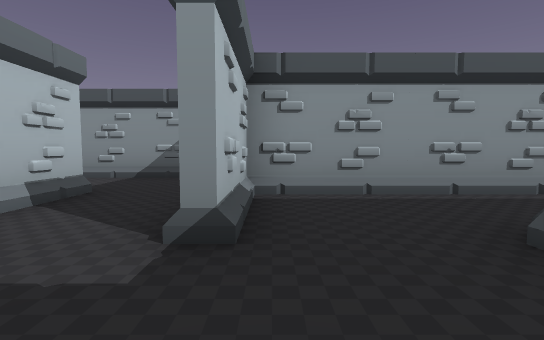
[1] (above)

15 first-person views from a walk through a 3-D level made in the Godot game engine. The camera is 1.3 m above the floor, tilts 4° down and sees 85° across. The floor is counted in squares, 2 m on a side. Each view is taken from the middle of a square. On the plan, view 1 faces up. The plan holds only what a view shows up to about 9 squares ahead; the rest is blank.

[2]
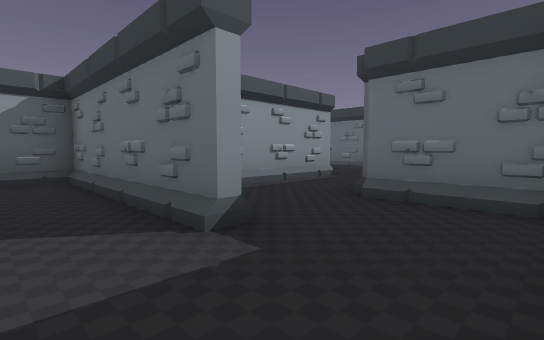

[3]
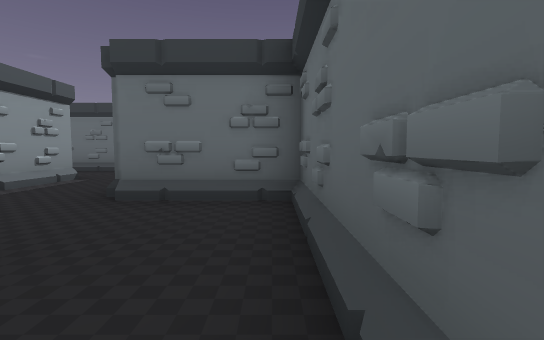

[4]
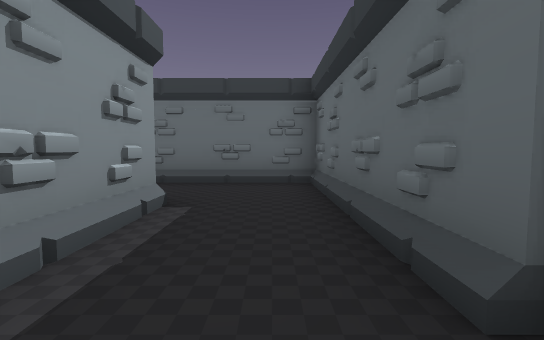

[5]
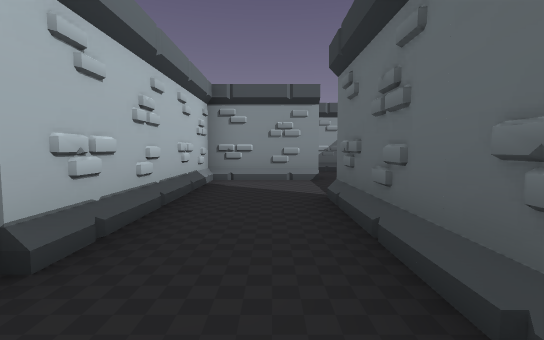

[6]
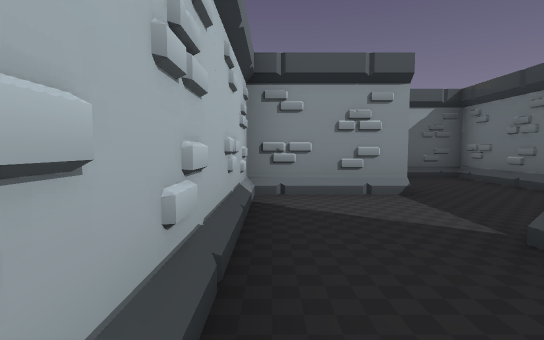

[7]
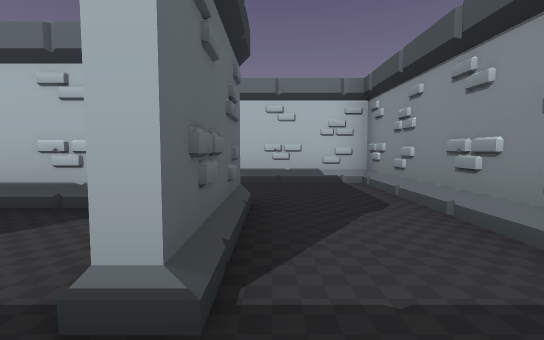

[8]
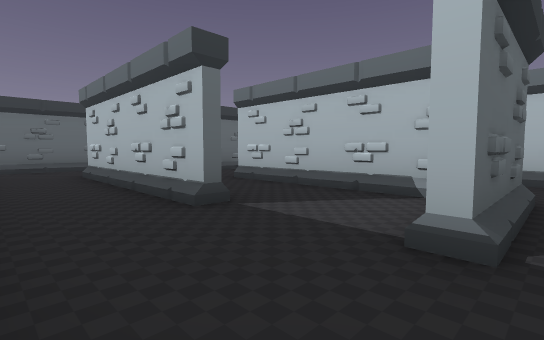

[9]
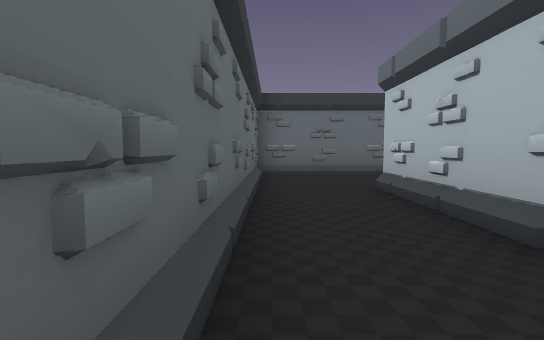

[10]
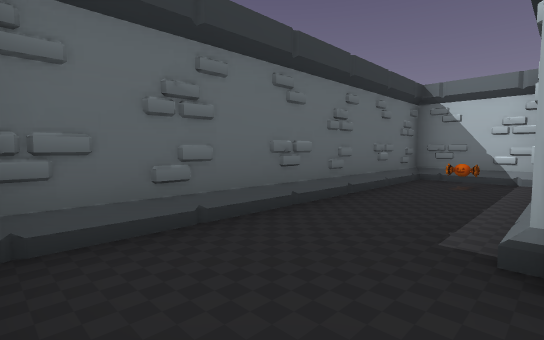

[11]
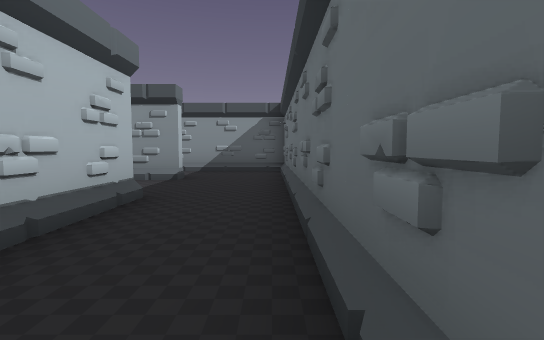

[12]
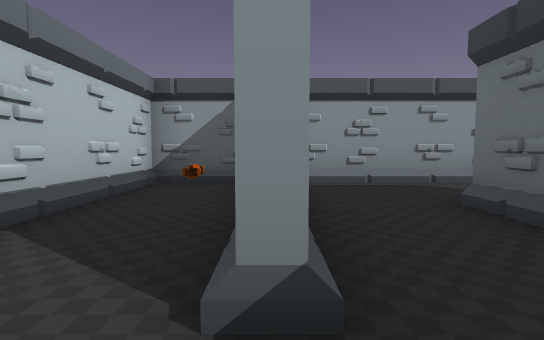

[13]
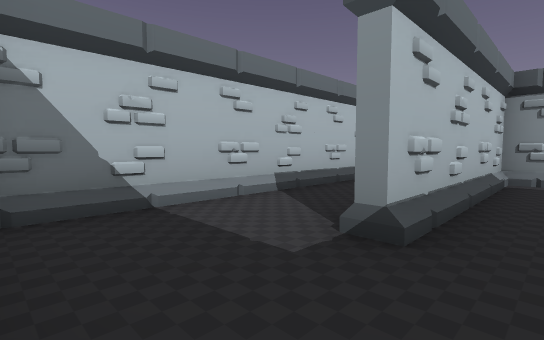

[14]
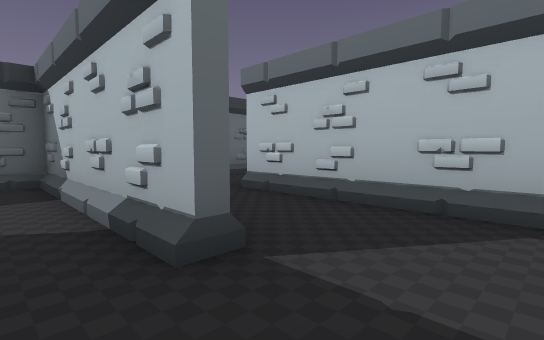

[15]
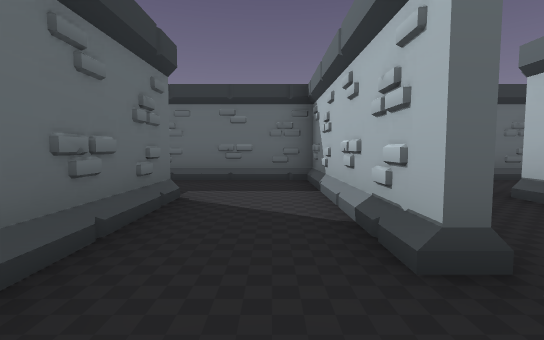

### Floor plan
Ten units are one square. View 1 is at (0, 0); x grows to the right and y downward. Boxes are objects, and circles mark ways between rooms. Rooms are numbered by the first view taken in them; rooms with no view inside come last. Other rooms are left out.
<svg viewBox="-35 -124 134 133">
<path fill="none" stroke="#000" d="M-5 4 19 4 19 -21M-4 -20 -6 -20 -6 -68 -25 -68M-29 -46 -29 4 -5 4M-6 -70 -18 -70M19 -21 69 -21 69 -70M71 -94 46 -94 46 -44 -4 -44 -4 -20M44 -85 44 -96 71 -96 71 -94M94 -85 94 -119 21 -119 21 -70M71 -71 71 -18M21 -16 21 4 94 4 94 -85M21 -70 18 -70M14 -119 -4 -119 -4 -51"/>
<rect x="25" y="-15" width="10" height="10" fill="#bbb"><title>pumpkin</title></rect>
<rect x="5" y="-115" width="10" height="10" fill="#bbb"><title>pumpkin</title></rect>
<circle cx="-10" cy="-5" r="3" fill="#2a7"/>
<circle cx="5" cy="-20" r="3" fill="#2a7"/>
<circle cx="70" cy="-75" r="3" fill="#2a7"/>
<circle cx="85" cy="-90" r="3" fill="#2a7"/>
<circle cx="20" cy="-55" r="3" fill="#2a7"/>
<text x="0" y="-10">1</text>
<text x="-20" y="-20">2</text>
<text x="50" y="-50">3</text>
<text x="60" y="-100">4</text>
<text x="80" y="-30">5</text>
<text x="10" y="-80">6</text>
</svg>
Room 1 opens to room 2. Room 1 opens to room 3. Room 3 opens to room 5. Room 4 opens to room 5. Room 4 opens to room 6.

Where each view was taken, in squares from view 1:
view 1: 0 up, 0 right, facing up
view 2: 0 up, 2 left, facing up-right
view 3: 0 up, 2 left, facing right
view 4: 3 up, 1 right, facing right
view 5: 3 up, 6 right, facing up
view 6: 5 up, 5 right, facing up
view 7: 10 up, 8 right, facing left
view 8: 10 up, 9 right, facing down-left
view 9: 7 up, 9 right, facing down
view 10: 2 up, 9 right, facing down-left
view 11: 3 up, 9 right, facing up
view 12: 6 up, 2 right, facing up
view 13: 5 up, 3 right, facing up-left
view 14: 6 up, 2 left, facing down-left
view 15: 6 up, 2 left, facing down
